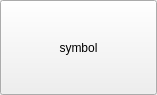
<?xml version="1.0" encoding="UTF-8"?>
<ui version="4.0">
 <class>WatchlistCard</class>
 <widget class="QWidget" name="WatchlistCard">
  <property name="geometry">
   <rect>
    <x>0</x>
    <y>0</y>
    <width>157</width>
    <height>95</height>
   </rect>
  </property>
  <property name="sizePolicy">
   <sizepolicy hsizetype="Preferred" vsizetype="Fixed">
    <horstretch>0</horstretch>
    <verstretch>0</verstretch>
   </sizepolicy>
  </property>
  <property name="windowTitle">
   <string>Form</string>
  </property>
  <property name="styleSheet">
   <string notr="true">QPushButton {
	padding-top: 10px;
	padding-bottom: 10px;
}

QPushButton:hover {
	border-left: 5px solid black;
	border-right: 5px solid black;
}

QPushButton:checked {
	background-color: black;
	color: white;
}</string>
  </property>
  <layout class="QHBoxLayout" name="horizontalLayout">
   <property name="leftMargin">
    <number>0</number>
   </property>
   <property name="topMargin">
    <number>0</number>
   </property>
   <property name="rightMargin">
    <number>0</number>
   </property>
   <property name="bottomMargin">
    <number>0</number>
   </property>
   <item>
    <widget class="QPushButton" name="symbol">
     <property name="sizePolicy">
      <sizepolicy hsizetype="Preferred" vsizetype="Preferred">
       <horstretch>0</horstretch>
       <verstretch>0</verstretch>
      </sizepolicy>
     </property>
     <property name="styleSheet">
      <string notr="true"/>
     </property>
     <property name="text">
      <string>symbol</string>
     </property>
     <property name="checkable">
      <bool>true</bool>
     </property>
    </widget>
   </item>
  </layout>
 </widget>
 <resources/>
 <connections/>
</ui>
